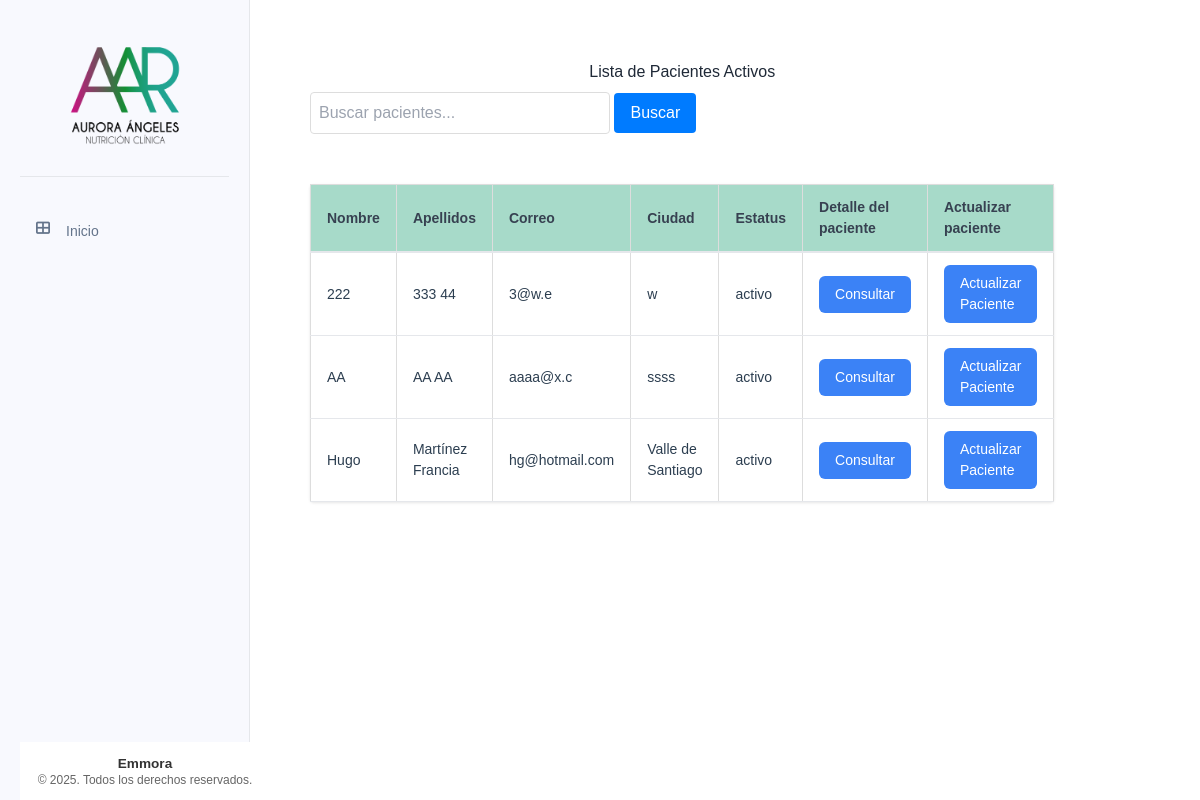
Page /pacientes/activos on the earlier database version.
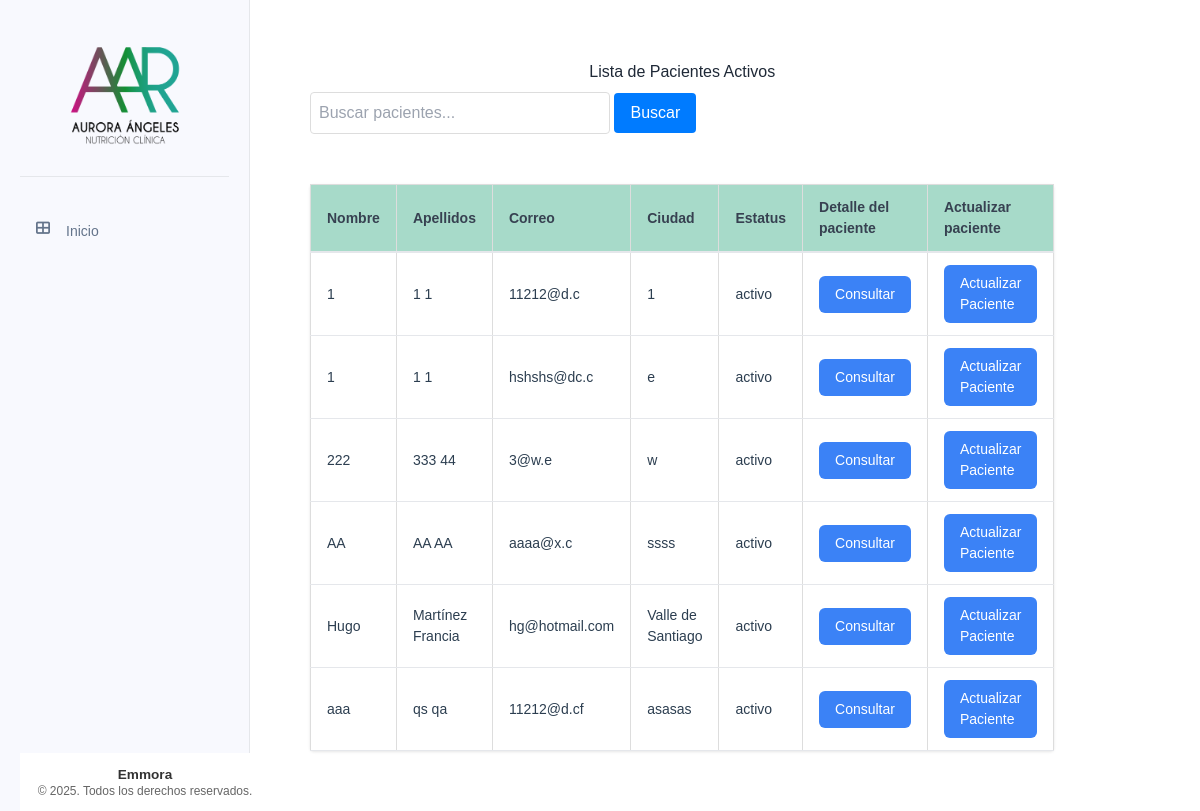
Same page on the later database version.
### tables this page shows
CREATE TABLE pacientes (
    id INTEGER PRIMARY KEY AUTOINCREMENT,
    nombre TEXT NOT NULL,
    apellido_paterno TEXT NOT NULL,
    apellido_materno TEXT NOT NULL,
    fecha_nacimiento DATE NOT NULL,
    telefono TEXT NOT NULL,
    correo TEXT UNIQUE NOT NULL,
    ciudad TEXT NOT NULL,
    fecha_registro TIMESTAMP DEFAULT CURRENT_TIMESTAMP,
    status TEXT NOT NULL DEFAULT 'activo' CHECK (status IN ('activo', 'inactivo'))
);

### app/controllers/pacientes.py (the view)
@pacientes.route('/activos')
def lista_pacientes_activos():
    try:
        busqueda = request.args.get('busqueda', '')
        pacientes = Paciente.buscar(busqueda, status='activo')
        return render_template('pacientes/lista_pacientes.html',
                            pacientes=pacientes,
                            busqueda=busqueda,
                            tipo_lista="activos")
    except Exception as e:
        flash(f'Error al obtener la lista de pacientes: {str(e)}', 'error')
        return redirect(url_for('main.index'))

### app/db.py (called while the page is built)
def get_db():
    if 'db' not in g:
        try:
            g.db = sqlite3.connect(
                'pacientes.db',
                detect_types=sqlite3.PARSE_DECLTYPES
            )
            g.db.row_factory = sqlite3.Row
        except sqlite3.Error as e:
            logger.error(f"Error crítico al conectar con la base de datos SQLite: {e}")
            raise e
    return g.db

def query_db(query, args=(), one=False):
    try:
        cur = get_db().execute(query, args)
        rv = cur.fetchall()
        cur.close()
        return (rv[0] if rv else None) if one else rv
    except sqlite3.Error as e:
        logger.error(f"Error al ejecutar query: {query}. Args: {args}. Detalle: {e}")
        raise e

### app/models/paciente.py (called while the page is built)
    @staticmethod
    def buscar(busqueda, status='activo'):
        if busqueda:
            return query_db('''
                SELECT * FROM pacientes
                WHERE (nombre LIKE ? OR apellido_paterno LIKE ? OR apellido_materno LIKE ?)
                AND status = ?
                ORDER BY nombre
                ''',
                [f'%{busqueda}%', f'%{busqueda}%', f'%{busqueda}%', status])
        else:
            return query_db('SELECT * FROM pacientes WHERE status = ? ORDER BY nombre', [status])

### app/templates/pacientes/lista_pacientes.html (shortened to what this page needs)
{% extends "base/base.html" %}
{% block content %}
<div class="table-container">
    <header class="valoracion-header">
        <h2 align = "center">Lista de Pacientes {{ "Activos" if tipo_lista == "activos" else "Inactivos" }}</h2>
        <form action="{{ url_for('pacientes.lista_pacientes_' + tipo_lista) }}" method="get" class="search-form">
            <input type="text" name="busqueda" placeholder="Buscar pacientes..." value="{{ busqueda }}">
            <button type="submit">Buscar</button>
        </form>
    </header>
    <table class="table">
        <thead>
            <tr>
                <th class="table__header">Nombre</th>
                <th class="table__header">Apellidos</th>
                <th class="table__header">Correo</th>
                <th class="table__header">Ciudad</th>
                <th class="table__header">Estatus</th>
                <th class="table__header">Detalle del paciente</th>
                <th class="table__header">Actualizar paciente</th>
            </tr>
        </thead>
        <tbody>
            {% for paciente in pacientes %}
            <tr>
                <td class="table__cell">{{ paciente['nombre'] }}</td>
                <td class="table__cell">{{ paciente['apellido_paterno'] }} {{ paciente['apellido_materno'] }}</td>
                <td class="table__cell">{{ paciente['correo'] }}</td>
                <td class="table__cell">{{ paciente['ciudad'] }}</td>
                <td class="table__cell">{{ paciente['status'] }}</td>
                <td class="table__cell">
                    <a href="{{ url_for('pacientes.detalle_paciente', id=paciente['id']) }}" class="action-button">Consultar</a>
                </td>
                <td class="table__cell">
                    <a href="{{ url_for('pacientes.editar_paciente', id=paciente['id']) }}" class="action-button">Actualizar Paciente</a>
                </td>
            </tr>
            {% endfor %}
        </tbody>
    </table>
</div>
{% endblock %}

### app/templates/base/base.html (shortened to what this page needs)
<!DOCTYPE html>
<html lang="es">
<head>
    <link rel="stylesheet" href="{{ url_for('static', filename='css/components/base.css') }}">
    <link rel="stylesheet" href="{{ url_for('static', filename='css/components/_forms.css') }}">
    <link rel="stylesheet" href="{{ url_for('static', filename='css/components/_tables.css') }}">
    <link rel="stylesheet" href="{{ url_for('static', filename='css/components/_buttons.css') }}">
    <link rel="stylesheet" href="{{ url_for('static', filename='css/components/_cards.css') }}">
    <link rel="stylesheet" href="{{ url_for('static', filename='css/components/_tabs.css') }}">
    <link rel="stylesheet" href="{{ url_for('static', filename='css/components/_modal.css') }}">
    <link rel="stylesheet" href="{{ url_for('static', filename='css/components/_sidebar.css') }}">
    <script src="https://cdn.tailwindcss.com"></script>
    <link rel="stylesheet" href="{{ url_for('static', filename='css/style.css') }}">
    <link href="https://cdnjs.cloudflare.com/ajax/libs/font-awesome/6.4.0/css/all.min.css" rel="stylesheet">
</head>
<body>
    <div class="container" x-data="{ menuOpen: false }">
        <nav class="sidebar">
            <div class="sidebar__header">
                <img src="{{ url_for('static', filename='img/logos/logo.png') }}"
                        alt="Sistema de Pacientes"
                        class="sidebar__logo"
                        onerror="this.onerror=null; this.src='{{ url_for('static', filename='img/logos/default-logo.png') }}'">
            </div>
            <ul class="sidebar__list">
                <li class="sidebar__item">
                    <a href="{{ url_for('main.index') }}" class="sidebar__link">
                        <i class="fas fa-th-large sidebar__icon"></i> Inicio
                    </a>
                </li>
            </ul>
            <div class="sidebar-footer">
                <div class="footer-content">
                    <p>Emmora</p>
                    <p>&copy; 2025. Todos los derechos reservados.</p>
                </div>
            </div>
        </nav>
        <main class="p-6 md:p-10 space-y-10">
            {% block content %}{% endblock %}
        </main>
    </div>
</body>
</html>

### app/static/css/components/base.css (style rules this page uses)
.sidebar__header { padding: 1rem; text-align: center; border-bottom: 1px solid rgba(255, 255, 255, 0.1); min-height: 80px; display: flex; align-items: center; justify-content: center; }
.sidebar__logo { max-width: 150px; height: auto; display: block; margin: 0 auto; }

### app/static/css/components/_tables.css (style rules this page uses)
.table-container { margin: 20px; overflow-x: auto; }
.table { width: 100%; border-collapse: collapse; margin-bottom: 1rem; }
.table__header { background-color: #f8f9fa; padding: 12px; text-align: left; border-bottom: 2px solid #dee2e6; }
.table__cell { padding: 12px; border-bottom: 1px solid #dee2e6; }

### app/static/css/components/_buttons.css (style rules this page uses)
.action-button { display: inline-flex; align-items: center; gap: 0.5rem; padding: 8px 16px; background-color: #3498db; color: white; border: none; border-radius: 4px; text-decoration: none; cursor: pointer; transition: background-color 0.3s; }

### app/static/css/components/_sidebar.css (style rules this page uses)
.sidebar-footer { position: fixed; bottom: 0; width: 250px; padding: 0.5rem; border-top: 1px solid rgba(255, 255, 255, 0.1); background-color: #fff; z-index: 100; }
.footer-content { text-align: center; color: #666; font-size: 0.75rem; padding: 5px 0; }
.footer-content p { margin: 0; line-height: 1.2; }
.footer-content p:first-child { font-weight: 600; font-size: 0.85rem; color: #333; }
.sidebar__list { margin-bottom: 60px; }

### app/static/css/style.css (style rules this page uses)
body { font-family: Arial, sans-serif; margin: 0; padding: 0; color: #2c3e50; }
.container { display: grid; grid-template-columns: 250px 1fr; min-height: 100vh; }
.sidebar { width: 250px; background-color: #f8f9fe; padding: 20px; transition: all 0.3s ease; border-right: 1px solid #e5e7eb; }
.sidebar__list { list-style-type: none; padding: 0; margin-top: 2rem; }
.sidebar__item { margin-bottom: 0.5rem; }
.sidebar__link { text-decoration: none; color: #64748b; display: flex; align-items: center; padding: 0.75rem 1rem; border-radius: 0.5rem; transition: all 0.3s ease; font-size: 0.875rem; }
.sidebar__icon { margin-right: 10px; width: 20px; height: 20px; display: flex; align-items: center; justify-content: center; }
.sidebar__header { padding: 1rem; text-align: center; border-bottom: 1px solid #e5e7eb; margin-bottom: 1.5rem; }
.sidebar__logo { max-width: 150px; height: auto; display: block; margin: 0 auto; }
.table { width: 100%; border-collapse: collapse; margin: 20px 0; font-size: 16px; text-align: left; }
.table__header, .table__cell { border: 1px solid #ddd; padding: 8px; text-align: left; }
.table__header { background-color: #f2f2f2; }
.table-container { overflow-x: auto; margin: 0 auto; border-radius: 4px; max-width: 1600px; padding: 20px; }
.table { max-width: 90%; background-color: white; margin: 0 auto; box-shadow: 0 1px 3px rgba(0, 0, 0, 0.1); border-radius: 4px; }
.table__header { padding: 12px 16px; text-align: left; font-weight: 600; font-size: 0.875rem; color: #374151; background-color: #119b6e5e; border-bottom: 2px solid #e5e7eb; }
.table__cell { padding: 12px 16px; font-size: 0.875rem; border-bottom: 1px solid #e5e7eb; }
.action-button { display: inline-flex; align-items: center; padding: 0.5rem 1rem; font-size: 0.875rem; font-weight: 500; border-radius: 0.375rem; background-color: #3b82f6; color: white; text-decoration: none; transition: background-color 0.2s; }
.valoracion-header { margin-bottom: 2rem; }
.valoracion-header h2 { color: #1f2937; margin-bottom: 0.5rem; }
.action-button { display: inline-flex; align-items: center; gap: 0.5rem; padding: 0.5rem 1rem; background-color: #3b82f6; color: white; border-radius: 0.375rem; text-decoration: none; font-size: 0.875rem; font-weight: 500; transition: background-color 0.2s; }
.search-form { margin-bottom: 50px; }
.search-form input[type="text"] { padding: 8px; width: 300px; border: 1px solid #ddd; border-radius: 4px; }
.search-form button { padding: 8px 16px; background-color: #007bff; color: white; border: none; border-radius: 4px; cursor: pointer; }

Differences in the rows shown:
added pacientes: nombre "1", apellido_paterno "1", apellido_materno "1", correo "11212@d.c", ciudad "1", status "activo"
added pacientes: nombre "1", apellido_paterno "1", apellido_materno "1", correo "hshshs@dc.c", ciudad "e", status "activo"
added pacientes: nombre "aaa", apellido_paterno "qs", apellido_materno "qa", correo "11212@d.cf", ciudad "asasas", status "activo"
